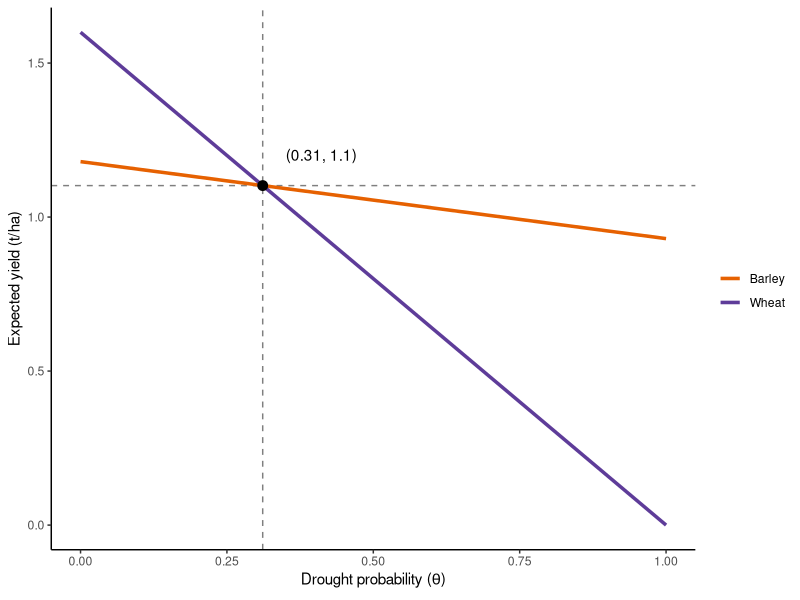

The R source for this figure: (Note: this script raises an error after producing the figure.)
## ---- chunk 1
knitr::opts_chunk$set(echo = FALSE, cache = TRUE)
library(raster)
library(ncdf4)
library(tidyverse)
library(patchwork)
## ---- chunk 2
wheat_dry <- 0
wheat_normal <- 1.6

barley_dry <- 0.93
barley_normal <- 1.18
## ---- chunk 3
expected_yield_wheat <- function(risk) {
  risk * wheat_dry + (1 - risk) * wheat_normal
}

expected_yield_barley <- function(risk) {
  risk * barley_dry + (1 - risk) * barley_normal
}

expected_yield <- function(risk) {
  expected_yield_wheat(risk) + expected_yield_barley(risk)
}

indiff <- tibble(risk = (barley_normal - wheat_normal) / (wheat_dry - wheat_normal - barley_dry + barley_normal),
                 yield = risk * wheat_dry + (1 - risk) * wheat_normal)
indiff_label <- paste0('(', round(indiff$risk, 2), ', ', round(indiff$yield, 2), ')')

tibble(risk = seq(0, 1, .1),
      Barley = expected_yield_barley(risk),
      Wheat = expected_yield_wheat(risk)) %>%
  gather(type, yield, Barley:Wheat) %>%
  ggplot(aes(risk, yield)) +
  geom_hline(yintercept = indiff$yield, linetype = 2, alpha = .5)+
  geom_vline(xintercept = indiff$risk, linetype = 2, alpha = .5) +
  geom_line(aes(color = type), size = 1.2) +
  geom_point(data = indiff, color = 'black', size = 3) +
  geom_text(data = indiff, label = indiff_label, nudge_x = 0.1, nudge_y = 0.1) +
  theme_classic() +
  #scale_color_manual(name = 'Crop', values = c('darkgoldenrod', 'lightgoldenrod')) +
  scale_color_manual(values = c('#e66101', '#5e3c99'), name = '') +
  labs(x = expression('Drought probability (' * theta * ')'), y = 'Expected yield (t/ha)')
## ---- chunk 4
konya <- matrix(c(32.5, 37.9), nrow = 1)
#konya <- matrix(c(33.5138, 36.2765), nrow = 1)
## ---- chunk 5
precc <- map(list.files('../Data/PRECC', full.names = TRUE)[-12],
             ~brick(.) %>%
               raster::extract(konya, df = TRUE) %>%
  select(-ID) %>%
  gather(time, precc)) %>%
  bind_rows()
precl <- map(list.files('../Data/PRECL', full.names = TRUE)[-12],
             ~brick(.) %>%
               raster::extract(konya, df = TRUE) %>%
  select(-ID) %>%
  gather(time, precl) ) %>%
  bind_rows()

sim_past <- left_join(precc, precl, by = 'time') %>%
  mutate(rainfall = (precc + precl) * 2.628e+9,
         year = rep(-10200:-5001, each = 12), # add hardcode dates instead of using ncdf time because of date shift with averaging period
         month = rep(1:12, times = 5200)) %>%
  select(-time, -precl, -precc) %>%
  mutate(water_year = if_else(month %in% 10:12, year + 1L, year)) %>% 
  filter(!(month %in% c(6:9))) %>%
  group_by(water_year) %>%
  add_tally() %>%
  filter(n == 8) %>%
  summarise(precip = sum(rainfall)) %>%
  mutate(drought = precip < 300)
## ---- chunk 6
sim_past %>%
  filter(between(water_year, -9500, -5500)) %>%
  mutate(time_step = ceiling(water_year / 50),
         year = time_step * 50) %>%
  group_by(year) %>%
  summarise(risk = sum(drought) / 50) %>%
  filter(year != min(year)) %>%
  ggplot(aes(year, risk, fill = risk, color = risk)) +
  geom_hline(yintercept = indiff$risk, color = 'black', linetype = 2, size = 1) +
  geom_col()  +
  scale_fill_distiller(palette = 'PuOr') +
  scale_color_distiller(palette = 'PuOr')+
  theme_minimal() +
  labs(x = 'Years BP', y = 'Drought risk')  + theme(legend.position = "none")
## ---- chunk 7
prior <- function(m, n) {
  domain <- seq(0,1,0.005)
  val <- dbeta(domain, n * m, n * (1 - m))
  tibble('x' = domain, 'y' = val)
}

tibble(Age = seq(5, 50, 5),
       risk = 0.5) %>%
  mutate(belief = map2(risk, Age, ~prior(.x, .y))) %>%
  unnest(cols = c(belief)) %>%
  ggplot(aes(x, y)) +
  geom_line(aes(group = Age, color = Age), size = 1.2, alpha = .8) +
  scale_color_distiller(palette = 'PuOr', guide = 'legend') +
  labs(x = expression('Drought probability (' * theta * ')'), y = 'Density') +
  theme_classic()
## ---- chunk 8
prior2 <- function(a, b) {
  domain <- seq(0,1,0.005)
  val <- dbeta(domain, a, b)
  tibble('x' = domain, 'y' = val)
}

tibble(alpha = c(15 * 0.2, 50 * 0.2, 15 * 0.2 + 25 * 0.4, 50 * 0.2 + 25 * 0.4),
       beta = c(15 * 0.8, 50 * 0.8, 15 * 0.8 + 25 * 0.6, 50 * 0.8 + 25 * 0.6),
       time = factor(c('prior', 'prior', 'posterior', 'posterior'), levels = c('prior', 'posterior')),
       age = factor(c('15-year-old agent', '50-year-old agent', '15-year-old agent', '50-year-old agent'), levels = c('15-year-old agent', '50-year-old agent'))) %>%
  mutate(belief = map2(alpha, beta, ~prior2(.x, .y))) %>%
  unnest(cols = c(belief)) %>%
  ggplot(aes(x, y)) +
  geom_line(aes(group = time, color = time), size = 1.2, alpha = .8) +
scale_color_manual(values = c('#5e3c99', '#e66101'), name = '') +
    facet_wrap(~age, strip.position = 'bottom') +
    theme_classic() +
  theme(strip.background = element_blank(),
        legend.position = c(.43, .5),
        strip.placement = "outside") +
  labs(x = expression('Drought probability (' * theta * ')'), y = 'Density')
## ---- chunk 9
agents <- tibble(id = 1:150, 
                 alpha = 1.5,
                 beta = 1.5,
                 risk = alpha / (alpha + beta),
                 #age = sample.int(80, size = 150, replace = TRUE),
                 crop = 'barley')
## ---- chunk 10
learn <- function(agents, drought) {
  if (drought == 'TRUE') wheat_yield <- wheat_dry; barley_yield <- barley_dry
  if (drought == 'FALSE') wheat_yield <- wheat_normal; barley_yield <- barley_normal

  agents %>%
    # farmer's turn to decide what to plant
      mutate(yield_exp = expected_yield(risk),
         barley_exp = expected_yield_barley(risk),
         wheat_exp = expected_yield_wheat(risk),
         expected_yield = barley_exp + wheat_exp,
         crop = case_when(barley_exp > wheat_exp ~ 'barley',
                              barley_exp < wheat_exp ~ 'wheat',
                              barley_exp == wheat_exp ~ 'either'),
         prediction = map2(alpha, beta, ~rbeta(100, .x, .y)), # sample 100 as if agent is thinking in percentages
         wheat_prop = map_dbl(prediction, ~sum(. < indiff$risk)) / 100) %>%
      select(-prediction) %>%
  # nature's turn to decide realized yields
    mutate(payoff = wheat_yield * wheat_prop + barley_yield * (1 - wheat_prop),
           alpha = drought + alpha,
           beta = beta + 1 - drought,
          # mu = alpha / (alpha + beta),
           risk = map2_dbl(alpha, beta, ~rbeta(1, .x, .y)))
}
## ---- chunk 11
make_droughts <- function() c(runif(25) < 0.2, runif(25) < 0.4, runif(25) < 0.2)

set.seed(11111)
droughts <- make_droughts()
## ---- chunk 12
run_sim <- function(droughts) {
  accumulate(droughts, ~learn(.x, .y), .init = agents) %>% 
    bind_rows(.id = 'time') %>%
    mutate(time = as.numeric(time)) %>%
    filter(time > 1)
}

sim1 <- run_sim(droughts)
## ---- chunk 13

a <- ggplot(sim1) +
  geom_rect(aes(xmin = 25, xmax = 50, ymin = -Inf, ymax = Inf), fill = 'lightgray', alpha = .1) +
  geom_point(aes(time, risk), alpha = .1) +
  geom_hline(yintercept = indiff$risk, color = 'red', linetype = 2) +
  theme_classic() +
  labs(x = 'years', y = 'Perceived drought risk')

b <- sim1 %>%
  group_by(time, crop) %>%
  tally() %>%
ggplot(aes(time, n, fill = crop, color = crop)) +
  geom_bar(width = 1, stat = 'identity', position = 'fill') +
  #scale_fill_manual(values = c('darkgoldenrod', 'lightgoldenrod')) +
  #  scale_fill_manual(values = c('#e66101', '#5e3c99'), name = '') +
    scale_fill_manual(values = c('#f1a340', '#998ec3'), name = '') + 
    scale_color_manual(values = c('#f1a340', '#998ec3'), name = '') + 
    labs(x = 'Years', y = 'Wheat proportion') +
  theme_classic()

a / b
